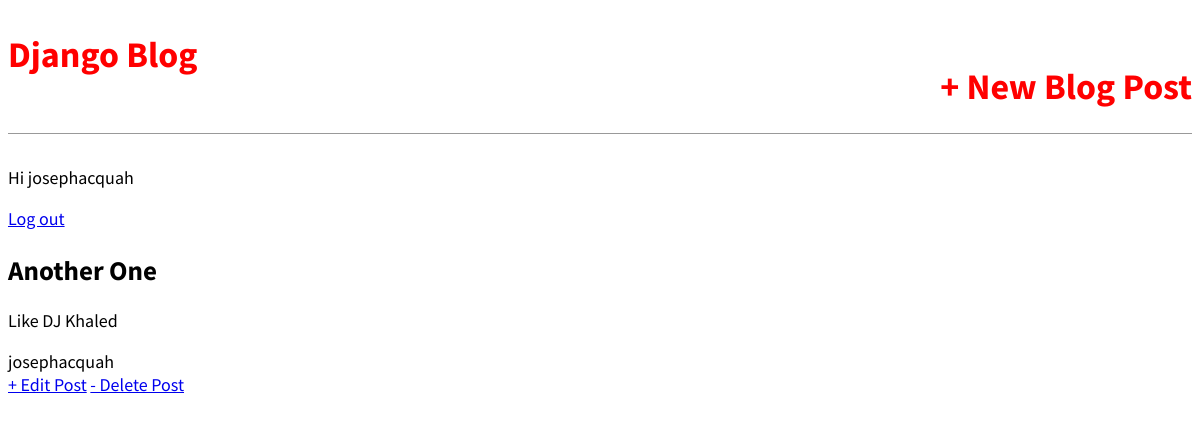
The page /blogpost/2/ (signed in) on the database its author committed.
### blog/models.py (models this page shows, shortened)
class BlogPost(models.Model):
    title = models.CharField(max_length=200)
    author = models.ForeignKey(
        'auth.User',
        on_delete=models.CASCADE
    )
    body = models.TextField()

### blog/views.py (the view)
# urls.py: path('blogpost/<int:pk>/', BlogItemView.as_view(), name="blog_details"),
class BlogItemView(DetailView):
    model = BlogPost
    template_name = 'blog_post.html'

### templates/blog_post.html
{% extends "base.html" %} {% block content %}
<div>
  <h2>{{blogpost.title}}</h2>
  <p>{{blogpost.body}}</p>
  <span>{{blogpost.author}}</span>
  <div class="vvv">
    <a href="{% url 'update_post' blogpost.pk %}">+ Edit Post</a>
    <a href="{% url 'delete_post' blogpost.pk %}">- Delete Post</a>
  </div>
</div>
{% endblock content%}

### templates/base.html (shortened to what this page needs)
{% load static %}
<html>
  <head>
    <link href="{% static 'css/base.css' %}" rel="stylesheet" />
  </head>
  <body>
    <div>
      <header>
        <div class="nav-left">
          <h1><a href="{% url 'home'%}">Django Blog</a></h1>
        </div>
        <div class="nav-right">
          <h1><a href="{% url 'new_post'%}">+ New Blog Post</a></h1>
        </div>
      </header>
      {% if user.is_authenticated %}
      <p>Hi {{user.username}}</p>
      <p><a href="{% url 'logout' %}">Log out</a></p>
      {% else %}
      <p>You are not logged in</p>
      <a href="{% url 'login' %}">Login</a>
      {% endif %} {% block content %} {% endblock content %}</p>
    </div>
  </body>
</html>

### static/css/base.css (style rules this page uses)
body { font-family: "Source Sans Pro", sans-serif; font-size: 18px; }
header { border-bottom: 1px solid #999; margin-bottom: 2rem; display: flex; }
header h1 a { color: red; text-decoration: none; }
.nav-left { margin-right: auto; }
.nav-right { display: flex; padding-top: 2rem; }
.vvv { display: "flex"; flex-direction: "row"; gap: 40px; }

### rows shown on the page
BlogPost: title "Another One", body "Like DJ Khaled", author "josephacquah"

### other values the page prints
{{ user.username }} "josephacquah"
